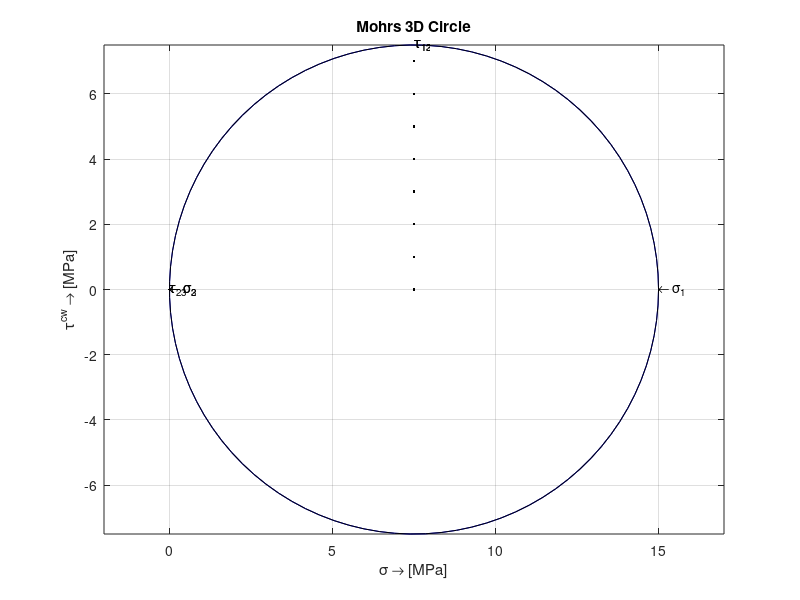

Reproduce this figure in MATLAB.
%This code computes the 3D Stress State and Plots the Mohrs Circle.
                        %%Input Stress State%%
sigmax = input('sigma_{x} [MPa] = ');
sigmay = input('sigma_{y} [Mpa] = ');
sigmaz = input('sigma_{z} [Mpa] = ');
tauxy = input('tau_{xy} [Mpa] = ');
tauyz = input('tau_{yz} [Mpa] = ');
tauzx = input('tau_{zx} [Mpa] = ');

%%%%%%%%%%%%%%%%%%%%%%%%%%Calculations%%%%%%%%%%%%%%%%%%%%%%%%%%%

%Defining the coefficients based on form
% a*x^3+b*x^2+c*x+d=0
a = 1;
b = -(sigmax+sigmay+sigmaz);
c = (sigmax*sigmay+sigmax*sigmaz+sigmay*sigmaz-(tauxy)^2-(tauyz)^2-(tauzx)^2);
d = -(sigmax*sigmay*sigmaz+2*tauxy*tauyz*tauzx-sigmax*tauyz^2-sigmay*tauzx^2-sigmaz*tauxy^2);

% Finding the roots of the cubic polynomial created bt the stresses
F = [a b c d];
A = roots(F);
%Arranges matrix rows in a decending order
sigmas = sortrows(A,-1);

%Principle Normal Stresses
sigma1 = sigmas(1,1)
sigma2 = sigmas(2,1)
sigma3 = sigmas(3,1)

%Principle Shear Stresses
tau12 = (sigma1-sigma2)/2;
tau23 = (sigma2-sigma3)/2;
tau13 = (sigma1-sigma3)/2;

%Condition for maximum shear stress
if (sigma1 > sigma2)&& (sigma2 > sigma3);
taumax = tau13
end

%%%%%%%%%%%Circle of sigma1 and sigma 2%%%%%%%%%%%%%%%%%%%%%%%%%%%%%%%
% x center of circle
x1 =(sigma1+(sigma2))/2;         
%y center of circle
y1 = 0;        
R12 = tau12;
N = 100;        

% create equal length arrays defining a circle in polar coordinates
theta12 = linspace(0,2*pi,N);
r12 = R12 * ones(1,N);

% convert polar coordinates to Cartesian coordinates
[x12, y12] = pol2cart(theta12, r12);

% offset the circle so its center lies at (x0, y0)
x12 = x12 + x1;         
y12 = y12 + y1;
%%%%%%%%%%%%%%%%Circle sigma2 and sigma3%%%%%%%%%%%%%%%%%%%%%%%%%%%%
x2 = (sigma2+(sigma3))/2;         % x center of circle
y2 = 0;         %            y center of circle
R23 = tau23 ;
N = 100;        % number of points used to define circle

% create equal length arrays defining a circle in polar coordinates
theta23 = linspace(0,2*pi,N);
r23 = R23 * ones(1,N);

% convert polar coordinates to Cartesian coordinates
[x23, y23] = pol2cart(theta23, r23);

% offset the circle so its center lies at (x0, y0)
x23 = x23 + x2;         
y23 = y23 + y2;

%%%%%%%%%%%%%%%%%%%%Circle sigma1 and sigma3%%%%%%%%%%%%%%%%%%%%%%%%

x3 = (sigma1+(sigma3))/2;         % x center of circle
y3 = 0;         %            y center of circle
R13 = tau13;
N = 100;        % number of points used to define circle

% create equal length arrays defining a circle in polar coordinates
theta13 = linspace(0,2*pi,N);
r13 = R13 * ones(1,N);

% convert polar coordinates to Cartesian coordinates
[x13, y13] = pol2cart(theta13, r13);

% offset the circle so its center lies at (x0, y0)
x13 = x13 + x3;         
y13 = y13 + y3;

%%%%%%%%%Plot of Vertical lines to principle shear stresses%%%%%%%%%%%
%tau12
x5 = x1;
y5 = 0:tau12;

%tau23
x6 = x2;
y6 = 0:tau23;

%tau13
x7 = x3;
y7 = 0:tau13;
%%%%%%%%%%%%%%%%%%%Plotting of the Three Circles%%%%%%%%%%%%%%%%%%%%%%%%
plot(x12,y12,'b-',x23,y23,'r-',x13,y13,'k-',x5,y5,'k.',x6,y6,'k.',x7,y7,'k.')
title('Mohrs 3D Circle')
xlabel('\sigma \rightarrow [MPa]')        
ylabel('\tau^{cw} \rightarrow [MPa]')
grid on
axis equal

%%%%%%%%%%%%%%%%%Labeling%%%%%%%%%%%%%%%%%%%%
xa = sigma1;
ya = 0;
txt1 = '\leftarrow \sigma_{1}';
text(xa,ya,txt1)

xb = sigma2;
yb = 0;
txt2 = '\leftarrow \sigma_{2}';
text(xb,yb,txt2)

xc = sigma3;
yc = 0;
txtc = '\leftarrow \sigma_{3}';
text(xc,yc,txtc)

xd = x1;
yd = tau12;
txtd = '\tau_{12}';
text(xd,yd,txtd)

xe = x2;
ye = tau23;
txte = '\tau_{23}';
text(xe,ye,txte)

xf = x3;
yf = tau13;
txtf = '\tau_{13}';
text(xf,yf,txtf)